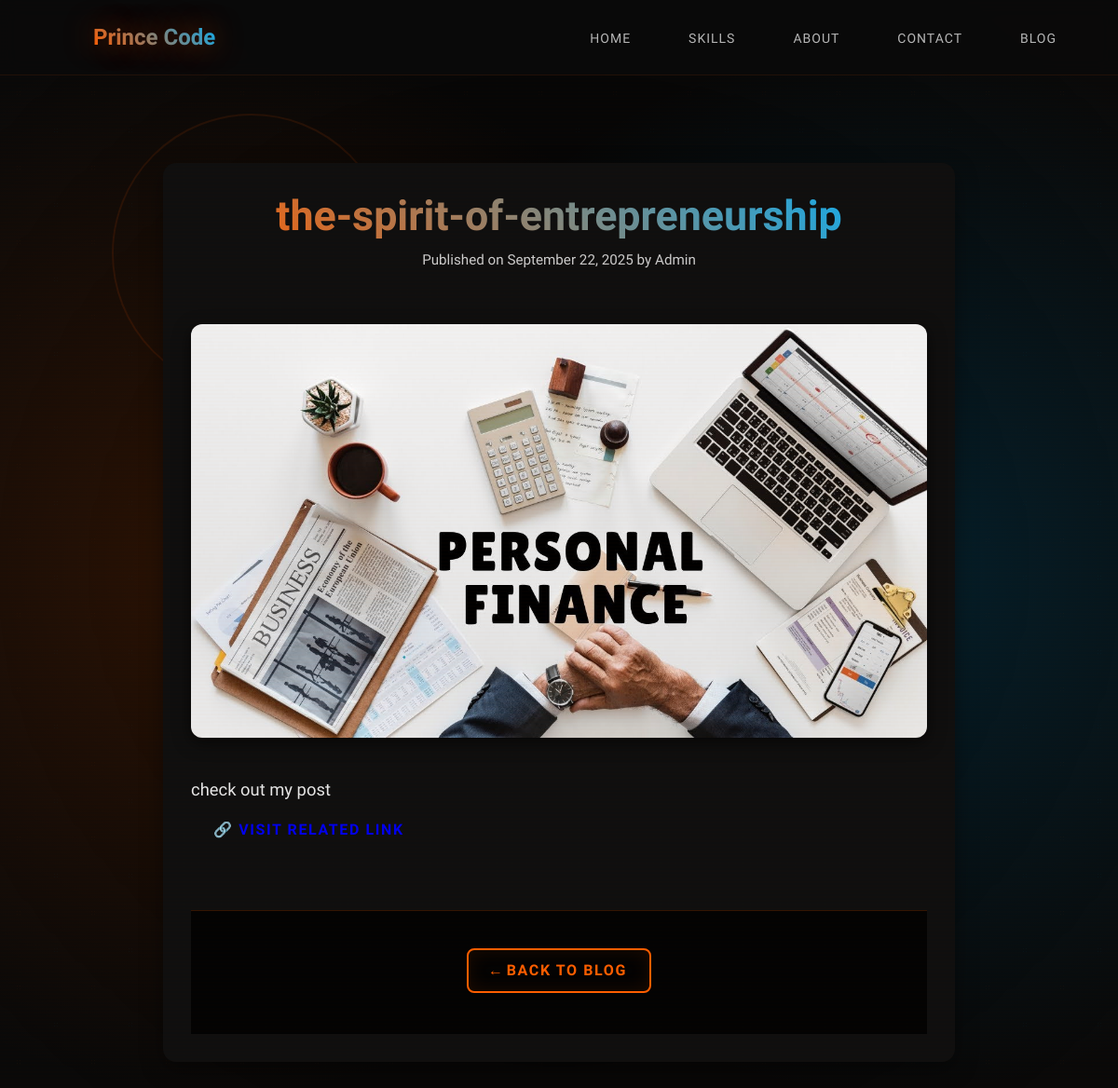
The app's page /blog/4/ with its own data.
### main/models.py (models this page shows, shortened)
class BlogPost(models.Model):
    title = models.CharField(max_length=200)
    slug = models.SlugField(
        unique=True,
        max_length=200,
        blank=True,
        help_text="Auto-generated from title if left empty"
    )
    content = models.TextField()
    image = models.ImageField(
        upload_to="blog_images/",
        blank=True,
        null=True
    )
    link = models.URLField(
        blank=True,
        null=True,
        help_text="Optional external link"
    )
    created_at = models.DateTimeField(auto_now_add=True)

### main/views.py (the view)
# urls.py: path("blog/<int:pk>/", views.blog_detail, name="post_detail"),
def blog_detail(request, pk):
    post = get_object_or_404(BlogPost, pk=pk)
    return render(request, "main/blog_detail.html", {"post": post})

### main/templates/main/blog_detail.html (shortened to what this page needs)
{% extends "main/base.html" %}
{% load static %}
{% block content %}
<article class="blog-detail">
  <header class="detail-header">
    <h1 class="detail-title">{{ post.title }}</h1>
    <p class="detail-meta">
      Published on {{ post.created_at|date:"F d, Y" }} by Admin
    </p>
  </header>
  <div class="detail-image">
    <img src="{{ post.image.url }}" alt="{{ post.title }}">
  </div>
  <div class="detail-body">
    {{ post.content|safe }}
    {% if post.link %}
  <div class="external-link">
    <a href="{{ post.link }}" target="_blank" rel="noopener noreferrer" class="cta-button">
      🔗 Visit Related Link
    </a>
  </div>
{% endif %}
  </div>
  <footer class="detail-footer">
    <a href="{% url 'post_list' %}" class="cta-button cta-secondary">← Back to Blog</a>
  </footer>
</article>
{% endblock %}

### main/static/css/styles.css (style rules this page uses)
* { margin: 0; padding: 0; box-sizing: border-box; }
body { font-family: 'Rajdhani', sans-serif; background: #0a0a0a; color: #ffffff; overflow-x: hidden; position: relative; font-weight: 400; }
.cta-button { padding: 12px 30px; border: none; font-size: 1rem; cursor: pointer; position: relative; overflow: hidden; transition: all 0.3s ease; text-decoration: none; display: inline-block; text-transform: uppercase; letter-spacing: 0.1em; font-family: 'Orbitron', monospace; font-weight: 700; }
.cta-secondary { background: transparent; color: #FF5E00; border: 2px solid #FF5E00; box-shadow: inset 0 0 20px rgba(255, 94, 0, 0.1); }
.cta-button::before { content: ''; position: absolute; top: 50%; left: 50%; width: 0; height: 0; background: rgba(255, 255, 255, 0.2); border-radius: 50%; transform: translate(-50%, -50%); transition: width 0.6s, height 0.6s; }
footer { background: rgba(0, 0, 0, 0.8); border-top: 1px solid rgba(255, 94, 0, 0.2); padding: 40px 20px; text-align: center; }
.blog-detail { max-width: 850px; margin: 80px auto; padding: 30px; background: #0f0f0f; border-radius: 14px; box-shadow: 0 8px 25px rgba(0, 0, 0, 0.4); color: #f5f5f5; font-family: 'Rajdhani', sans-serif; }
.detail-header { text-align: center; margin-bottom: 35px; }
.detail-title { font-size: 2.8rem; font-family: 'Orbitron', sans-serif; background: linear-gradient(45deg, #FF5E00, #00B2FF); -webkit-background-clip: text; -webkit-text-fill-color: transparent; margin-bottom: 12px; }
.detail-meta { font-size: 0.95rem; color: #ccc; font-weight: 400; }
.detail-image img { width: 100%; border-radius: 12px; margin: 25px 0 35px; box-shadow: 0 5px 18px rgba(0,0,0,0.6); transition: transform 0.3s ease-in-out; }
.detail-body { line-height: 1.8; font-size: 1.15rem; color: #e6e6e6; }
.detail-footer { margin-top: 50px; text-align: center; }
.cta-button { display: inline-block; padding: 12px 24px; border-radius: 8px; font-weight: 600; text-decoration: none; transition: all 0.3s ease-in-out; }
.cta-secondary { background: transparent; border: 2px solid #FF5E00; color: #FF5E00; }
.cta-button { padding: 12px 24px; font-size: 16px; border-radius: 8px; display: inline-block; text-decoration: none; }

### records on screen
BlogPost: title "the-spirit-of-entrepreneurship", created_at "September 22, 2025", image (placeholder picture), content "check out my post"
